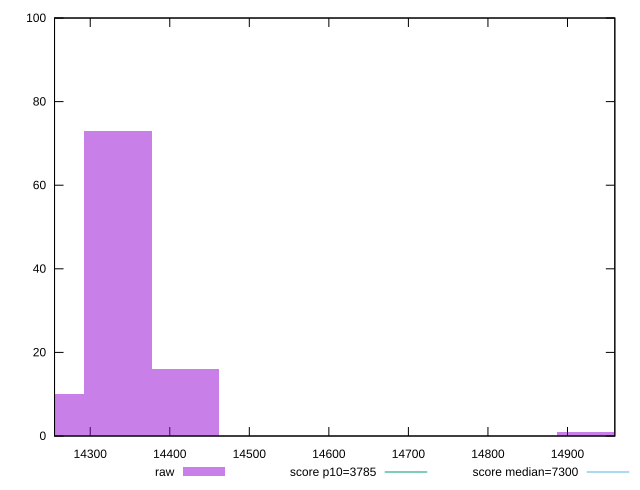

Reproduce this figure in gnuplot.
reset

$raw <<EOF
14928.663242134979 1
14334.909590459156 73
14419.73154069856 16
14250.087640219754 10
EOF

set key outside below
set boxwidth 84.8219502394033
set xrange [14255.123:14959.5125]
set yrange [0:100]
set trange [0:100]
set style fill transparent solid 0.5 noborder

set parametric
set terminal svg size 640, 490 enhanced background rgb 'white'
set output "reports/report_00033_2021-03-01T14-23-16.841Z/interactive/samples/astro-cached/raw/histogram.svg"

plot $raw title "raw" with boxes, \
     3785,t title "score p10=3785", \
     7300,t title "score median=7300"

reset
